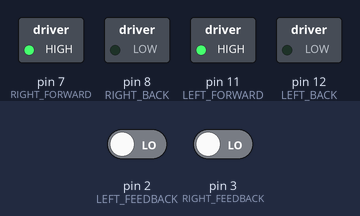
Simulated run of this sketch. Board: Arduino Uno, built with avr-gcc and run on an emulated ATmega328P. On the bench: switched loads named in the sketch (green lamp = pin HIGH). The test bench sets the inputs (shaded band); at power-on: pin 2 (LEFT_FEEDBACK) LOW, pin 3 (RIGHT_FEEDBACK) LOW. Pins used as bus, display or sensor lines are not drawn; what the sketch prints to the serial monitor is not drawn.

Above: at 0.1 s.
Timing chart, 0 to 1.6 s (numbered marks = the images above):
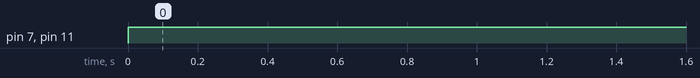

Measured:
- by itself, pin 7 (RIGHT_FORWARD), pin 11 (LEFT_FORWARD): LOW → HIGH at 0.00 s

The sketch:

task_7_DISTANCE_MEASURE.ino
```cpp
const int RIGHT_FORWARD = 7;
const int RIGHT_BACK = 8;
const int POWER_RIGHT = 9;
const int POWER_LEFT = 10;
const int LEFT_FORWARD = 11;
const int LEFT_BACK = 12;

void forwards(int milliseconds){
  digitalWrite(POWER_RIGHT, HIGH);
  digitalWrite(POWER_LEFT, HIGH);
  digitalWrite(LEFT_FORWARD, HIGH);
  digitalWrite(RIGHT_FORWARD, HIGH);
  delay(milliseconds);
}
//THIS MAKES THE ROVER MOVE

void left(int milliseconds){
  analogWrite(POWER_LEFT, 255);
  analogWrite(POWER_RIGHT, 50);
  delay(milliseconds);
  //THIS MAKES THE ROVER MOVE LEFT
}

void right(int milliseconds){
  analogWrite(POWER_RIGHT, 255);
  analogWrite(POWER_LEFT, 50);
  delay(milliseconds);
  //THIS MAKES THE ROVER MOVE RIGHT
}

const int LEFT_FEEDBACK = 2;
const int RIGHT_FEEDBACK = 3;

volatile int leftcounter = 0;
volatile int rightcounter = 0;


void setup(){
  Serial.begin(115200);
  attachInterrupt(digitalPinToInterrupt(LEFT_FEEDBACK),LeftMotorISR,RISING);
  attachInterrupt(digitalPinToInterrupt(RIGHT_FEEDBACK),RightMotorISR,RISING);
  pinMode(RIGHT_FORWARD, OUTPUT);
  pinMode(RIGHT_BACK, OUTPUT);
  pinMode(POWER_RIGHT, OUTPUT);
  pinMode(POWER_LEFT, OUTPUT);
  pinMode(LEFT_FORWARD, OUTPUT);
  pinMode(LEFT_BACK, OUTPUT);
}

void loop(){

  Serial.print("Left Counter");
  Serial.println(leftcounter);

  Serial.print("Right Counter");
  Serial.println(rightcounter);

  analogWrite(POWER_RIGHT, 200);
  analogWrite(POWER_LEFT, 255);
  digitalWrite(LEFT_FORWARD, HIGH);
  digitalWrite(RIGHT_FORWARD, HIGH);

  if (leftcounter >= 915){
    STOP();
    Serial.print("stopped");
    exit(0);
    // THIS MAKES THE ROVER TRAVEL FOR 2 METERS THEN STOP
  }
  }

void STOP(){
  digitalWrite(LEFT_FORWARD, LOW);
  digitalWrite(RIGHT_FORWARD, LOW);
  //THIS MAKES THE ROVER STOP MOVING
}


void LeftMotorISR(){
  leftcounter++;
  // THIS COUNTS THE AMOUNT OF TIMES THE LEFT WHEEL OF THE ROVER TURNS
}

void RightMotorISR(){
  rightcounter++;
  // THIS COUNTS THE AMOUNT OF TIMES THE RIGHT WHEEL OF THE ROVER TURNS
}
```
